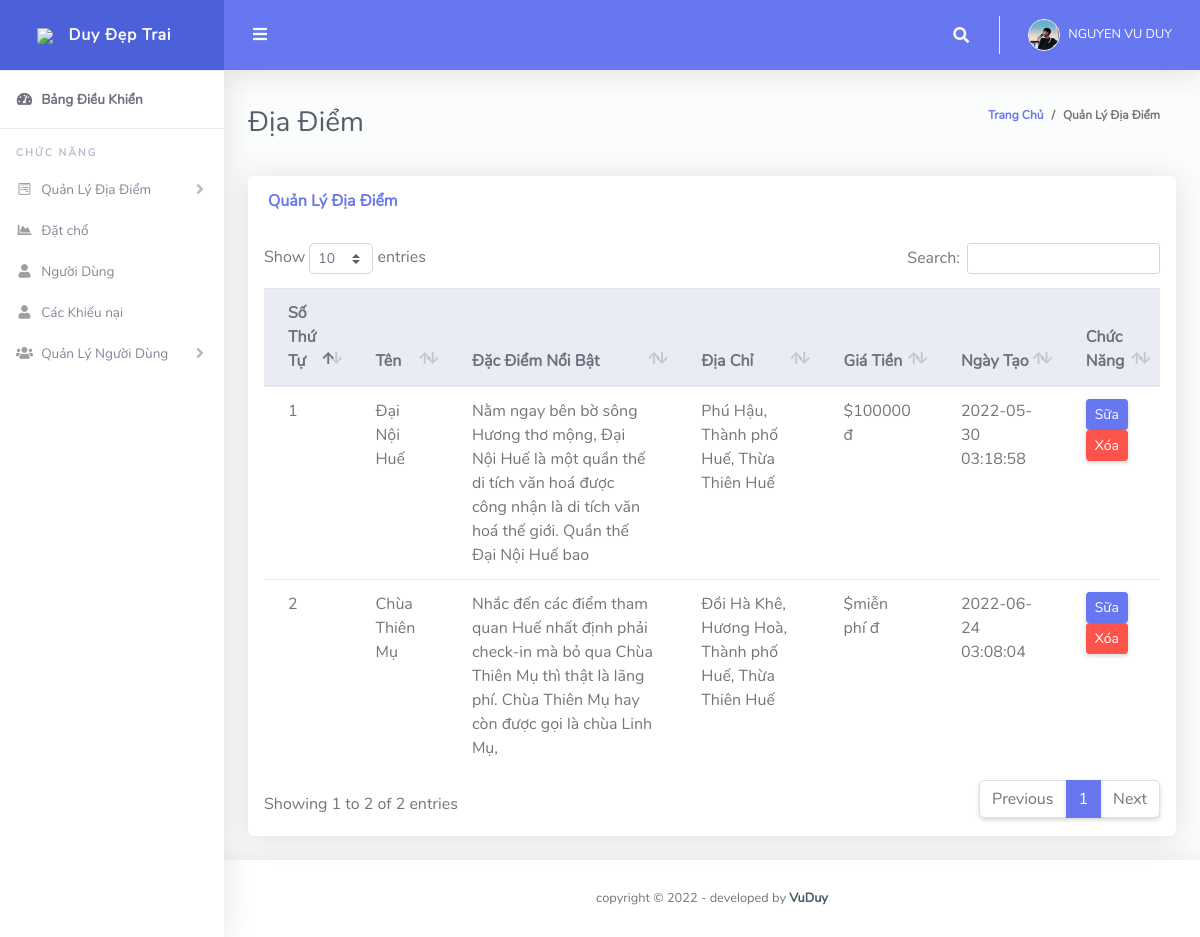
The page /admin/manage_packages.php (signed in) on the database its author committed.
### tables this page shows
CREATE TABLE `tbltourpackages` (
  `PackageId` int(11) NOT NULL,
  `PackageName` varchar(200) DEFAULT NULL,
  `PackageType` mediumtext DEFAULT NULL,
  `PackageLocation` varchar(10000) DEFAULT NULL,
  `PackagePrice` varchar(1100) DEFAULT NULL,
  `PackageFetures` varchar(255) DEFAULT NULL,
  `PackageDetails` mediumtext DEFAULT NULL,
  `PackageImage` varchar(100) DEFAULT NULL,
  `Creationdate` timestamp NULL DEFAULT current_timestamp(),
  `UpdationDate` timestamp NULL DEFAULT NULL ON UPDATE current_timestamp()
);

### admin/manage_packages.php (the view, shortened to what this page needs)
<?php
include('includes/checklogin.php');
?>
<!DOCTYPE html>
<html lang="en">
<head>
  <link href="vendor/fontawesome-free/css/all.min.css" rel="stylesheet" type="text/css">
  <link href="vendor/bootstrap/css/bootstrap.min.css" rel="stylesheet" type="text/css">
  <link href="css/ruang-admin.min.css" rel="stylesheet">
  <link href="vendor/datatables/dataTables.bootstrap4.min.css" rel="stylesheet">
</head>
<body id="page-top">
  <div id="wrapper">
    <?php include('includes/sidebar.php');?>
    <div id="content-wrapper" class="d-flex flex-column">
      <div id="content">
        <?php include('includes/header.php');?>
        <div class="container-fluid" id="container-wrapper">
          <div class="d-sm-flex align-items-center justify-content-between mb-4">
            <h1 class="h3 mb-0 text-gray-800">Địa Điểm</h1>
            <ol class="breadcrumb">
              <li class="breadcrumb-item"><a href="dashboard.php">Trang Chủ</a></li>
              <li class="breadcrumb-item active" aria-current="page">Quản Lý Địa Điểm</li>
            </ol>
          </div>
          <div class="row">
            <div class="col-lg-12">
              <div class="card mb-4">
                <div class="card-header py-3 d-flex flex-row align-items-center justify-content-between">
                  <h6 class="m-0 font-weight-bold text-primary">Quản Lý Địa Điểm</h6>
                </div>
                <div class="table-responsive p-3">
                  <table class="table align-items-center table-flush table-hover" id="dataTableHover">
                    <thead class="thead-light">
                      <tr>
                        <th>Số Thứ Tự</th>
                        <th >Tên</th>
                                              <th>Đặc Điểm Nổi Bật</th>
                                                <th>Địa Chỉ</th>
                        <th>Giá Tiền</th>
                                      <th>Ngày Tạo</th>
                        <th>Chức Năng</th>
                      </tr>
                    </thead>
                    <tbody>
                      <?php $sql = "SELECT * from tbltourpackages";
                      $query = $dbh -> prepare($sql);
                      $query->execute();
                      $results=$query->fetchAll(PDO::FETCH_OBJ);
                      $cnt=1;
                      if($query->rowCount() > 0)
                      {
                        foreach($results as $result)
                        {
                          ?>
                          <tr>
                            <td><?php echo htmlentities($cnt);?></td>
                            <td><?php echo htmlentities($result->PackageName);?></td>
                            <td><?php echo htmlentities($result->PackageType);?></td>
                            <td><?php echo htmlentities($result->PackageLocation);?></td>
                            <td>$<?php echo htmlentities($result->PackagePrice);?> đ</td>
                            <td><?php echo htmlentities($result->Creationdate);?></td>
                            <td><a href="update_packages.php?pid=<?php echo htmlentities($result->PackageId);?>"><button type="button" class="btn btn-primary btn-sm"> Sữa</button></a>
                              <a href="delete_package.php>"><button type="button" class="btn btn-sm btn-danger">Xóa</button></a></td>
                          </tr>
                          <?php
                          $cnt=$cnt+1;
                        }
                      }?>
                    </tbody>
                  </table>
                </div>
              </div>
            </div>
          </div>
        </div>
      </div>
      <?php include('includes/footer.php');?>
    </div>
  </div>
</body>
</html>

### admin/includes/header.php (shortened to what this page needs)
 <nav class="navbar navbar-expand navbar-light bg-navbar topbar mb-4 static-top">
  <button id="sidebarToggleTop" class="btn btn-link rounded-circle mr-3">
    <i class="fa fa-bars"></i>
  </button>
  <ul class="navbar-nav ml-auto">
    <li class="nav-item dropdown no-arrow">
      <a class="nav-link dropdown-toggle" href="#" id="searchDropdown" role="button" data-toggle="dropdown" aria-haspopup="true" aria-expanded="false">
        <i class="fas fa-search fa-fw"></i>
      </a>
    </li>
    <li class="nav-item dropdown no-arrow">
      <?php
      $aid=$_SESSION['odmsaid'];
      $sql="SELECT * from  tbladmin where ID=:aid";
      $query = $dbh -> prepare($sql);
      $query->bindParam(':aid',$aid,PDO::PARAM_STR);
      $query->execute();
      $results=$query->fetchAll(PDO::FETCH_OBJ);
      if($query->rowCount() > 0)
      {
        foreach($results as $row)
        {
          ?>
          <a class="nav-link dropdown-toggle" href="#" id="userDropdown" role="button" data-toggle="dropdown" aria-haspopup="true" aria-expanded="false">
           <?php
           if($row->Photo=="avatar15.jpg")
           {
            ?>
            <img class="img-profile rounded-circle"src="img/avatar15.jpg" style="max-width: 60px">
            <?php
          } else {
            ?>
            <img class="img-profile rounded-circle" src="profileimages/<?php  echo $row->Photo;?>" style="max-width: 60px">
            <?php
          } ?>
          <span class="ml-2 d-none d-lg-inline text-white small"><?php  echo $row->FirstName;?> <?php  echo $row->LastName;?></span>
        </a>
        <?php
      }
    } ?>
  </li>
</ul>
</nav>

### rows shown on the page
tbltourpackages: PackageName "Đại Nội Huế", PackageType "Nằm ngay bên bờ sông Hương thơ mộng, Đại Nội Huế là một quần thế di tích văn hoá được công nhận là di tích văn hoá thế giới. Quần thế Đại Nội Huế bao", PackageLocation "Phú Hậu, Thành phố Huế, Thừa Thiên Huế", PackagePrice "100000", Creationdate "2022-05-30 03:18:58"
tbltourpackages: PackageName "Chùa Thiên Mụ", PackageType "Nhắc đến các điểm tham quan Huế nhất định phải check-in mà bỏ qua Chùa Thiên Mụ thì thật là lãng phí. Chùa Thiên Mụ hay còn được gọi là chùa Linh Mụ,", PackageLocation "Đồi Hà Khê, Hương Hoà, Thành phố Huế, Thừa Thiên Huế", PackagePrice "miễn phí", Creationdate "2022-06-24 03:08:04"

### other values the page prints
$row->FirstName "NGUYEN"
$row->LastName "VU DUY"
